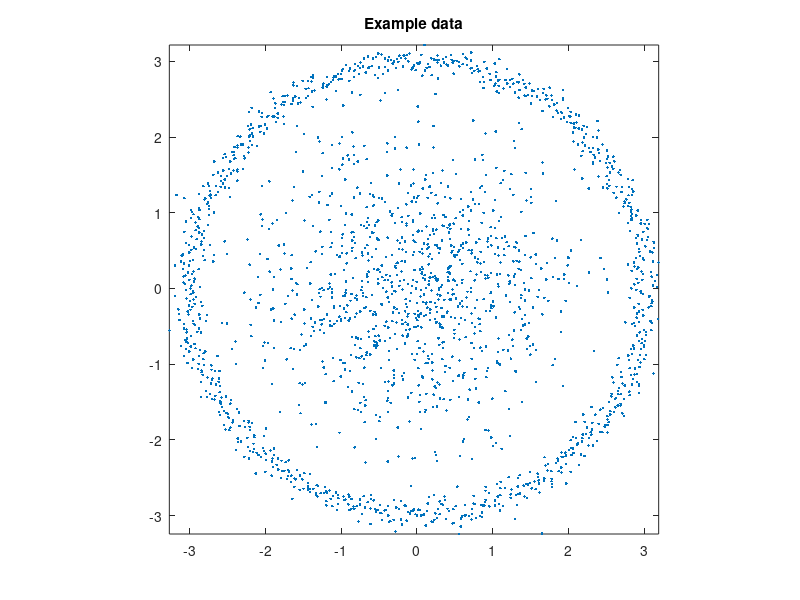
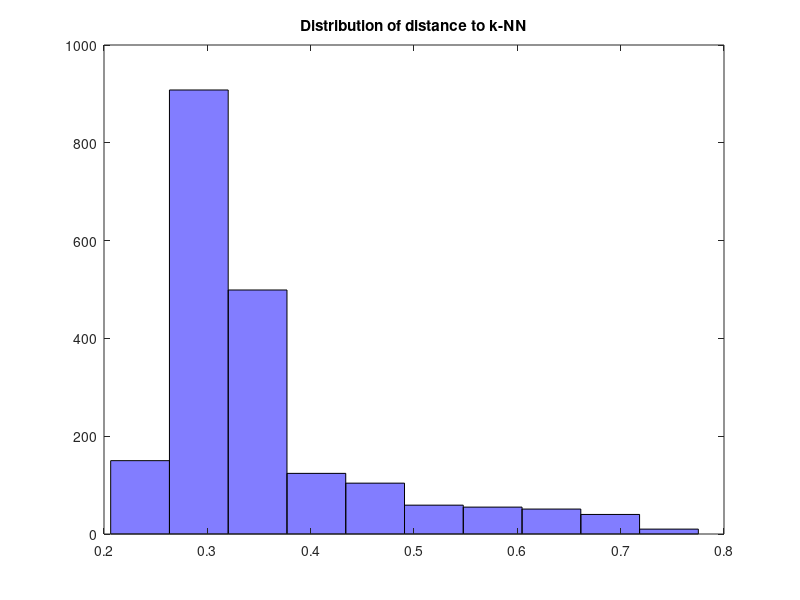

These charts were generated, in order, by the following MATLAB code: (Note: this script raises an error after producing the figures.)
% Example code for diffusion maps (diffuse.m) 
% and diffusion coarse-graining (diffusion_kmeans.m)
%
% Ann Lee, March 2009. Last modified, JWR: 3/23/2009

%--------------------------------------------------------------------
% LOAD DATA
%--------------------------------------------------------------------
close('all');  % close all figures
load('annulus.mat'); 
[n,p]=size(Data); % Data(n,p), where n=#observations, p=#variables
plot(Data(:,1),Data(:,2),'.'); axis image
title('Example data');
D=squareform(pdist(Data)); % pairwise distances, n-by-n matrix

%% --------------------------------------------------------------------
% CHECK THE DISTRIBUTION OF NEAREST NEIGHBORS
%--------------------------------------------------------------------
test_flag=1;
if test_flag % Estimate distribution of k-nearest neighbor
    D_sort = sort(D,2);
    k=30, %30;
    dist_knn = D_sort(:,1+k);  % distance to k-nn
    median_val = median(dist_knn), eps_val = median_val^2/2,
    sigmaK = sqrt(2)*median_val;
    figure, hist(dist_knn); colormap cool;
    title('Distribution of distance to k-NN');
end

%% --------------------------------------------------------------------
% SET PARAMETERS IN MODEL
%--------------------------------------------------------------------
eps_val=0.05;  
neigen=10;
flag_t=0; %flag_t=0 => Default: multi-scale geometry
if flag_t
    t=3;  % fixed time scale  
end

%--------------------------------------------------------------------
% EIGENDECOMPOSITION
%--------------------------------------------------------------------
% Call function "diffuse.m"
[X, eigenvals, psi, phi] = diffuse(D,eps_val,neigen);

%%
%--------------------------------------------------------------------
% DIFFUSION K-MEANS
%--------------------------------------------------------------------
k=2;  % number of clusters
Niter=100;
phi0=phi(:,1);
[idx, C, ERR, DX] = diffusion_kmeans(X, k, phi0, Niter);

%--------------------------------------------------------------------
% PLOT RESULTS
%--------------------------------------------------------------------
figure, % Fall-off of eigenvalues
subplot(2,1,1), plot(eigenvals(2:neigen+1),'*-'); % non-trivial eigenvals
ylabel('Eigenvalues \lambda');
if flag_t
    lambda_t=eigenvals(2:neigen+1).^t; 
    subplot(2,1,2), plot(lambda_t,'*-');  % multiscale weighting
    ylabel('\lambda^t');  
else
    lambda_multi = eigenvals(2:neigen+1)./(1-eigenvals(2:neigen+1));
    subplot(2,1,2), plot(lambda_multi,'*-');  % multiscale weighting
    ylabel('\lambda / (1-\lambda)');
end
%%
figure, % Diffusion map
scatter3(X(:,1),X(:,2),X(:,3),10,'b'); 
title('Embedding with first 3 diffusion coordinates');
xlabel('X_1'); ylabel('X_2'); zlabel('X_3');
hold on
scatter3(C(:,1),C(:,2),C(:,3),60,'k','filled'); 
%%
figure,  % K-means labeling
scatter(Data(:,1),Data(:,2),20,idx,'filled'); axis image
title('K-means with K=2');
